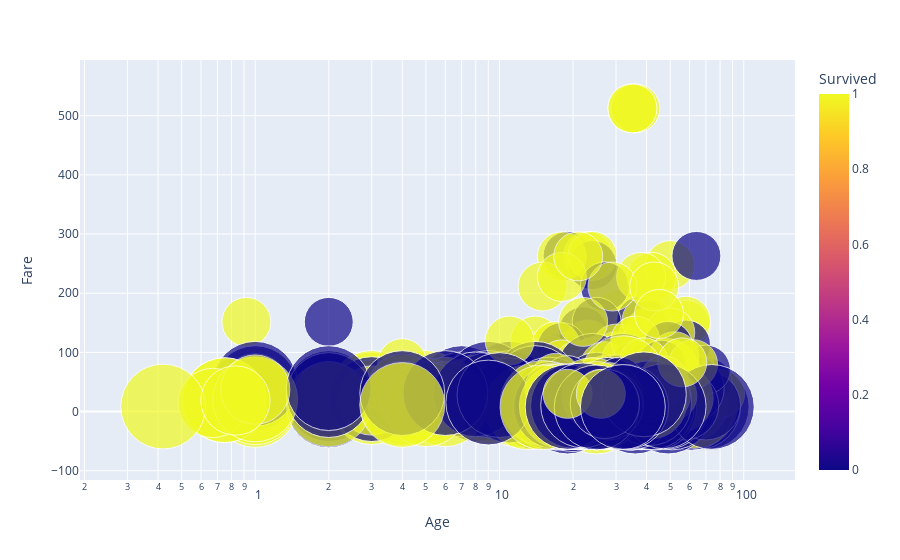

Here is the notebook cell this chart was saved with:
### Markdown cell above
7. Plot a bubble plot of the ages to the fare paid by each passenger categorizing whether
they survived or not. The size of each bubble should be determined by the passenger class
and the name of each individual as the hover name.

### Code cell
fig = px.scatter(titanic_df, x="Age", y="Fare",
	         size="Pclass", color="Survived",
                 hover_name="Name", log_x=True, size_max=60)
fig.show()

### Figure 1 — Plotly figure (JSON) as saved in the notebook; plotly's stock layout.template omitted (floating-point values rounded to 4 significant figures; data arrays with more than 128 entries replaced by an {"elided": "..."} marker saying what was removed)
{"data": [{"hovertemplate": "<b>%{hovertext}</b><br><br>Age=%{x}<br>Fare=%{y}<br>Pclass=%{marker.size}<br>Survived=%{marker.color}<extra></extra>", "hovertext": {"elided": "891 str values"}, "legendgroup": "", "marker": {"color": {"elided": "891 int values"}, "coloraxis": "coloraxis", "size": {"elided": "891 int values"}, "sizemode": "area", "sizeref": 0.0008333, "symbol": "circle"}, "mode": "markers", "name": "", "orientation": "v", "showlegend": false, "type": "scatter", "x": {"elided": "891 float values"}, "xaxis": "x", "y": {"elided": "891 float values"}, "yaxis": "y"}], "layout": {"coloraxis": {"colorbar": {"title": {"text": "Survived"}}, "colorscale": [[0, "#0d0887"], [0.1111, "#46039f"], [0.2222, "#7201a8"], [0.3333, "#9c179e"], [0.4444, "#bd3786"], [0.5556, "#d8576b"], [0.6667, "#ed7953"], [0.7778, "#fb9f3a"], [0.8889, "#fdca26"], [1, "#f0f921"]]}, "legend": {"itemsizing": "constant", "tracegroupgap": 0}, "margin": {"t": 60}, "xaxis": {"anchor": "y", "domain": [0, 1], "title": {"text": "Age"}, "type": "log"}, "yaxis": {"anchor": "x", "domain": [0, 1], "title": {"text": "Fare"}}}}
